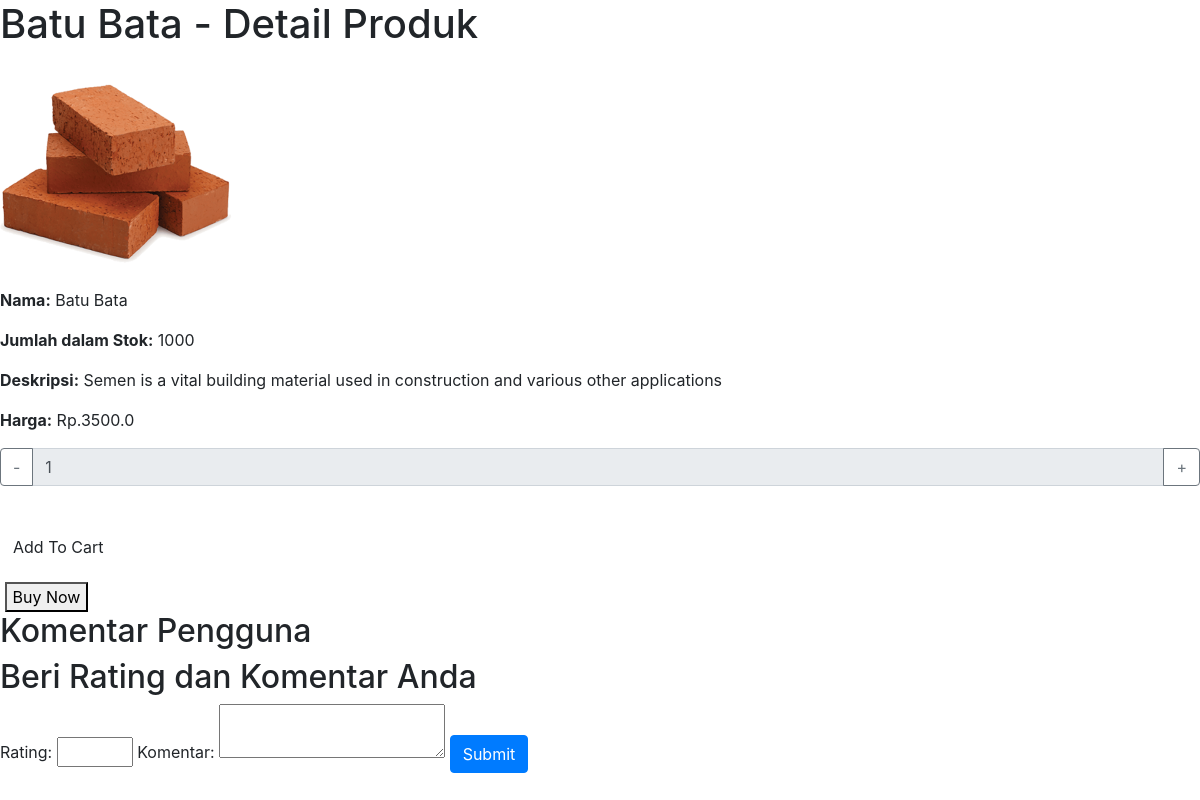
/detail_product/2, run on an earlier commit of the app's database.
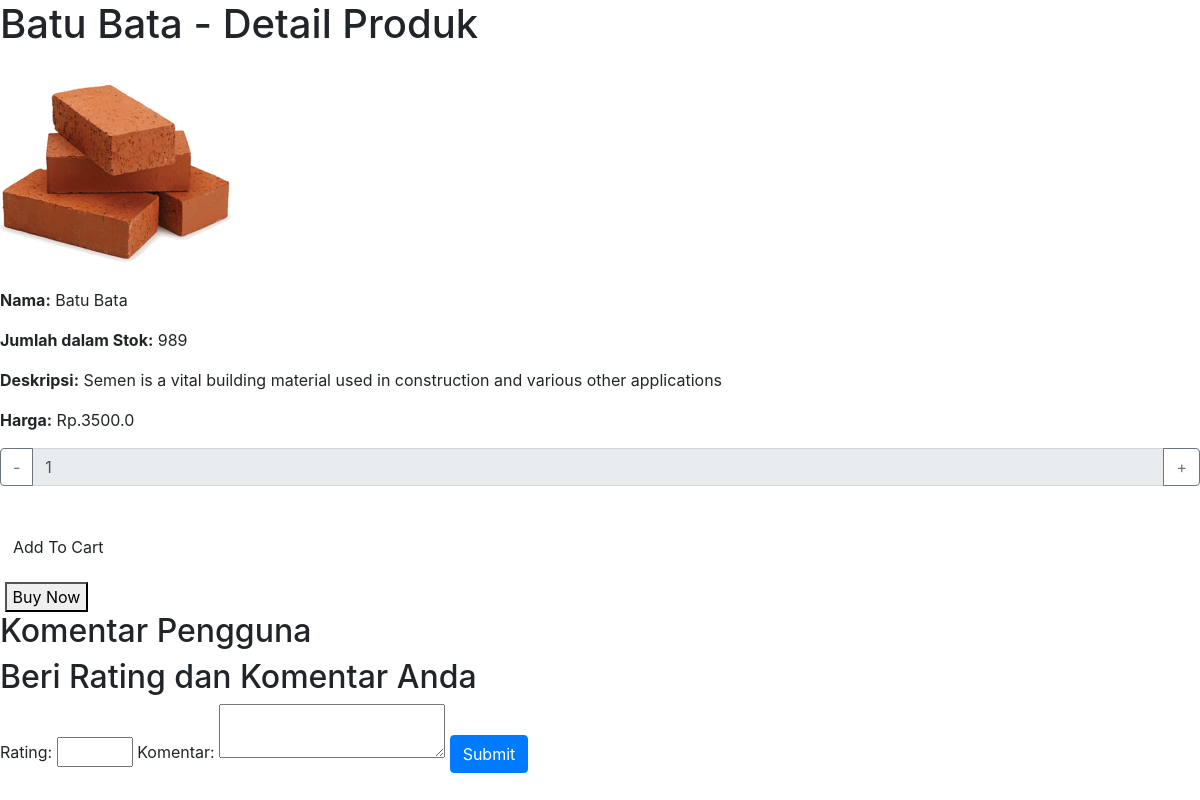
And on a later commit of the database.
### models/product.py (models this page shows)
class Product(db.Model):
    __tablename__ = 'product'
    id_product = db.Column(db.Integer, primary_key=True)
    name = db.Column(db.String(100))
    desc = db.Column(db.String(100))
    category = db.Column(db.String(100))
    quantityInStock = db.Column(db.Integer)
    price = db.Column(db.Float)
    picture = db.Column(db.String(100))

### app.py (the view)
@app.route('/detail_product/<int:id_product>')
def detail_product(id_product):
    product = get_product(id_product)
    return render_template('detail_product.html', product=product)

### app.py (called while the page is built)
def get_product(id_product):
    return Product.query.get(id_product)

### templates/detail_product.html (shortened to what this page needs)
<!DOCTYPE html>
<html lang="en">
<head>
    <link rel="stylesheet" href="https://stackpath.bootstrapcdn.com/bootstrap/4.5.2/css/bootstrap.min.css"
>
</head>
<body>
    <h1>{{ product.name }} - Detail Produk</h1>
    <div class="detail-product">
        <img src="{{ url_for('static', filename='unggah/' + product.picture) }}" alt="{{ product.name }}">
        <div class="info">
            <p><strong>Nama:</strong> {{ product.name }}</p>
            <p><strong>Jumlah dalam Stok:</strong> {{ product.quantityInStock }}</p>
            <p><strong>Deskripsi:</strong> {{ product.desc }}</p>
            <p><strong>Harga:</strong> Rp.{{ product.price }}</p>
        </div>
    </div>
    <div class="input-group mb-3">
        <div class="input-group-prepend">
            <button class="btn btn-outline-secondary" type="button" onclick="decrementQuantity()">-</button>
        </div>
        <input id="quantityInput" type="text" class="form-control" aria-label="Kuantitas" value="1" readonly>
        <div class="input-group-append">
            <button class="btn btn-outline-secondary" type="button" onclick="incrementQuantity()">+</button>
        </div>
    </div>
    <div class="btn">
        <img src="{{ url_for('static', filename='asset/add.png') }}" alt="">
        <p>Add To Cart</p>
    </div>
    <div class="btn-1">
        <form method="POST">
            <button type="submit" class="sub">Buy Now</button>
        </form>
    </div>
    <h2>Komentar Pengguna</h2>
    <h2>Beri Rating dan Komentar Anda</h2>
    <form action="/submit_review" method="POST">
        <label for="rating">Rating:</label>
        <input type="number" name="rating" step="1" min="1" max="5" required>
        <label for="comment">Komentar:</label>
        <textarea name="comment" required></textarea>
        <button type="submit" class="btn btn-primary">Submit</button>
    </form>
</body>
</html>

What changed in the data, as far as the page shows it:
changed Product "Batu Bata": quantityInStock "1000" → "989"
